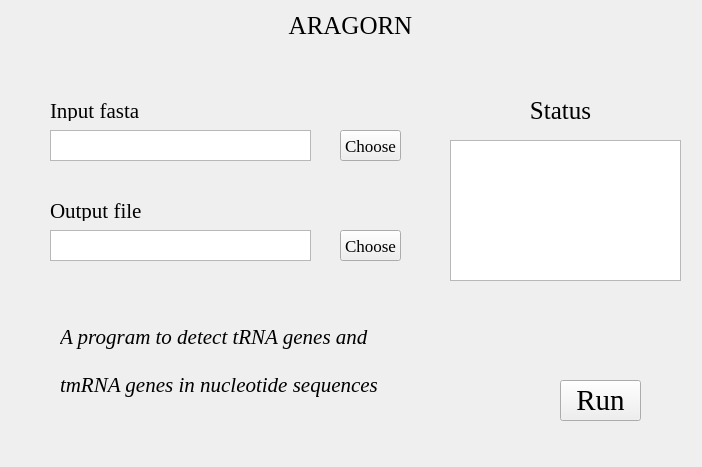
<?xml version="1.0" encoding="UTF-8"?>
<ui version="4.0">
 <class>Clustal</class>
 <widget class="QWidget" name="Clustal">
  <property name="geometry">
   <rect>
    <x>0</x>
    <y>0</y>
    <width>702</width>
    <height>467</height>
   </rect>
  </property>
  <property name="windowTitle">
   <string>Form</string>
  </property>
  <property name="styleSheet">
   <string notr="true">background-image: url(D:/Documents/Desktop/bb.png)</string>
  </property>
  <widget class="QLabel" name="label">
   <property name="geometry">
    <rect>
     <x>230</x>
     <y>10</y>
     <width>241</width>
     <height>31</height>
    </rect>
   </property>
   <property name="font">
    <font>
     <family>Times New Roman</family>
     <pointsize>19</pointsize>
    </font>
   </property>
   <property name="text">
    <string>ARAGORN</string>
   </property>
   <property name="alignment">
    <set>Qt::AlignCenter</set>
   </property>
  </widget>
  <widget class="QLabel" name="label_2">
   <property name="geometry">
    <rect>
     <x>50</x>
     <y>100</y>
     <width>161</width>
     <height>21</height>
    </rect>
   </property>
   <property name="font">
    <font>
     <family>Times New Roman</family>
     <pointsize>16</pointsize>
    </font>
   </property>
   <property name="text">
    <string>Input fasta</string>
   </property>
   <property name="alignment">
    <set>Qt::AlignLeading|Qt::AlignLeft|Qt::AlignVCenter</set>
   </property>
  </widget>
  <widget class="QTextBrowser" name="textBrowser_2">
   <property name="geometry">
    <rect>
     <x>50</x>
     <y>130</y>
     <width>261</width>
     <height>31</height>
    </rect>
   </property>
   <property name="styleSheet">
    <string notr="true">background-image: url(D:/Documents/Desktop/white.png)</string>
   </property>
  </widget>
  <widget class="QLabel" name="label_3">
   <property name="geometry">
    <rect>
     <x>50</x>
     <y>200</y>
     <width>161</width>
     <height>21</height>
    </rect>
   </property>
   <property name="font">
    <font>
     <family>Times New Roman</family>
     <pointsize>16</pointsize>
    </font>
   </property>
   <property name="text">
    <string>Output file</string>
   </property>
   <property name="alignment">
    <set>Qt::AlignLeading|Qt::AlignLeft|Qt::AlignVCenter</set>
   </property>
  </widget>
  <widget class="QTextBrowser" name="textBrowser_3">
   <property name="geometry">
    <rect>
     <x>50</x>
     <y>230</y>
     <width>261</width>
     <height>31</height>
    </rect>
   </property>
   <property name="styleSheet">
    <string notr="true">background-image: url(D:/Documents/Desktop/white.png)</string>
   </property>
  </widget>
  <widget class="QPushButton" name="pushButton_2">
   <property name="geometry">
    <rect>
     <x>340</x>
     <y>130</y>
     <width>61</width>
     <height>31</height>
    </rect>
   </property>
   <property name="font">
    <font>
     <family>Times New Roman</family>
     <pointsize>13</pointsize>
    </font>
   </property>
   <property name="text">
    <string>Choose</string>
   </property>
  </widget>
  <widget class="QPushButton" name="pushButton_3">
   <property name="geometry">
    <rect>
     <x>340</x>
     <y>230</y>
     <width>61</width>
     <height>31</height>
    </rect>
   </property>
   <property name="font">
    <font>
     <family>Times New Roman</family>
     <pointsize>13</pointsize>
    </font>
   </property>
   <property name="text">
    <string>Choose</string>
   </property>
  </widget>
  <widget class="QTextBrowser" name="textBrowser">
   <property name="geometry">
    <rect>
     <x>450</x>
     <y>140</y>
     <width>231</width>
     <height>141</height>
    </rect>
   </property>
   <property name="styleSheet">
    <string notr="true">background-image: url(D:/Documents/Desktop/white.png)</string>
   </property>
  </widget>
  <widget class="QLabel" name="label_4">
   <property name="geometry">
    <rect>
     <x>510</x>
     <y>100</y>
     <width>101</width>
     <height>21</height>
    </rect>
   </property>
   <property name="font">
    <font>
     <family>Times New Roman</family>
     <pointsize>19</pointsize>
    </font>
   </property>
   <property name="text">
    <string>Status</string>
   </property>
   <property name="alignment">
    <set>Qt::AlignCenter</set>
   </property>
  </widget>
  <widget class="QPushButton" name="pushButton">
   <property name="geometry">
    <rect>
     <x>560</x>
     <y>380</y>
     <width>81</width>
     <height>41</height>
    </rect>
   </property>
   <property name="font">
    <font>
     <family>Times New Roman</family>
     <pointsize>22</pointsize>
    </font>
   </property>
   <property name="styleSheet">
    <string notr="true">background-image: url(D:/Documents/Desktop/white.png)</string>
   </property>
   <property name="text">
    <string>Run</string>
   </property>
  </widget>
  <widget class="QLabel" name="label_8">
   <property name="geometry">
    <rect>
     <x>60</x>
     <y>300</y>
     <width>341</width>
     <height>121</height>
    </rect>
   </property>
   <property name="font">
    <font>
     <family>Times New Roman</family>
     <pointsize>16</pointsize>
     <italic>true</italic>
    </font>
   </property>
   <property name="styleSheet">
    <string notr="true">background-image: url(D:/Documents/Desktop/white.png)</string>
   </property>
   <property name="text">
    <string>A program to detect tRNA genes and

tmRNA genes in nucleotide sequences</string>
   </property>
   <property name="alignment">
    <set>Qt::AlignLeading|Qt::AlignLeft|Qt::AlignVCenter</set>
   </property>
  </widget>
 </widget>
 <resources/>
 <connections/>
</ui>
